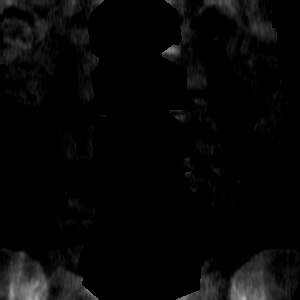
#> input picture operation/CR000004_without_object_filled.png, 300 x 300 px
$ python find_artefacts.py   (older library calls are emulated)
#> lines starting #> are read from the running program, lines starting #| are printed output that depends on the picture; after the words box and inside, x2 and y2 are one past the last pixel; in counts of white or black regions, pixels touching at a corner belong together
# @title
import os
import cv2
import numpy as np


def imread_unicode(path, flags=cv2.IMREAD_COLOR):
    """cv2.imread, работающий с не-ASCII путями (кириллица на Windows)."""
    data = np.fromfile(path, dtype=np.uint8)
    if data.size == 0:
        return None
    return cv2.imdecode(data, flags)

def imwrite_unicode(path, image):
    """cv2.imwrite, работающий с не-ASCII путями (кириллица на Windows)."""
    ext = os.path.splitext(path)[1]
    if not ext:
        ext = ".png"
    success, buf = cv2.imencode(ext, image)
    if not success:
        return False
    try:
        buf.tofile(path)
        return True
    except Exception:
        return False


class BrightComponentsDetector:
    """
    Ищет яркие связные компоненты внутри ROI на двух верхних фрагментах изображения:
      - левый верхний угол: 45% высоты, 47% ширины
      - правый верхний угол: 45% высоты, 47% ширины

    Возвращает True, если хотя бы на одном фрагменте найдены компоненты.

    Пример:
        det = BrightComponentsDetector()
        print(det.detect("path/to/image.jpg"))

        det = BrightComponentsDetector(save_artifacts=True,
                                       artifacts_dir=".../artefacts_img")
        det.detect("path/to/image.jpg")
    """

    def __init__(
        self,
        save_artifacts: bool = False,
        artifacts_dir: str = "test",
        name_start: str = "my",
        # --- фрагменты ---
        fragment_h_ratio: float = 0.45,
        fragment_w_ratio: float = 0.47,
        # --- параметры Canny ---
        canny_low: int = 80,
        canny_high: int = 150,
        # --- параметры ROI ---
        allowed_margin_ratio: float = 0.02,
        min_area: float = 50,
        max_area: float = 10000,
        roi_dilate: int = 5,
        # --- параметры порога яркости ---
        low_bound_min: float = 80,
        low_bound_max: float = 120,
        low_bound_ratio: float = 0.7,
        # --- параметры фильтрации компонент ---
        contrast_bound_large: float = 85,
        contrast_bound_small: float = 65,
        total_len_threshold: float = 600.0,
        # --- параметры подсветки артефакта ---
        highlight_expand_px: int = 30,
    ):
        self.save_artifacts = save_artifacts
        self.artifacts_dir = artifacts_dir
        self.name_start = name_start

        self.fragment_h_ratio = fragment_h_ratio
        self.fragment_w_ratio = fragment_w_ratio

        self.canny_low = canny_low
        self.canny_high = canny_high

        self.allowed_margin_ratio = allowed_margin_ratio
        self.min_area = min_area
        self.max_area = max_area
        self.roi_dilate = roi_dilate

        self.low_bound_min = low_bound_min
        self.low_bound_max = low_bound_max
        self.low_bound_ratio = low_bound_ratio

        self.contrast_bound_large = contrast_bound_large
        self.contrast_bound_small = contrast_bound_small
        self.total_len_threshold = total_len_threshold

        self.highlight_expand_px = highlight_expand_px

    # ------------------------------------------------------------------
    # Вспомогательные метрики
    # ------------------------------------------------------------------
    @staticmethod
    def _sobel_mag(g):
        gx = cv2.Sobel(g, cv2.CV_32F, 1, 0, ksize=3)
        gy = cv2.Sobel(g, cv2.CV_32F, 0, 1, ksize=3)
        return np.sqrt(gx * gx + gy * gy)

    @staticmethod
    def _sharpness_gradient_norm(comp_mask, gray_img, grad):
        k = np.ones((3, 3), np.uint8)
        boundary = cv2.dilate(comp_mask, k) - cv2.erode(comp_mask, k)
        if boundary.sum() == 0:
            return 0.0, 0.0

        inner = cv2.erode(comp_mask, np.ones((3, 3), np.uint8))
        ring_out = cv2.dilate(comp_mask, np.ones((7, 7), np.uint8)) - cv2.dilate(comp_mask, k)

        if inner.sum() == 0 or ring_out.sum() == 0:
            return 0.0, 0.0

        contrast = abs(gray_img[inner > 0].mean() - gray_img[ring_out > 0].mean())
        g_mean = grad[boundary > 0].mean()
        sharp_A = g_mean / (contrast + 1e-6) if contrast > 1e-3 else 0.0
        return float(sharp_A), float(contrast)

    # ------------------------------------------------------------------
    # Внутренние шаги алгоритма (на одном фрагменте)
    # ------------------------------------------------------------------
    def _build_allowed_mask(self, gray):
        _, black_mask = cv2.threshold(gray, 2, 255, cv2.THRESH_BINARY_INV)
        h, w = gray.shape[:2]
        margin = int(round(self.allowed_margin_ratio * max(h, w)))

        mask_contours, _ = cv2.findContours(
            black_mask, cv2.RETR_EXTERNAL, cv2.CHAIN_APPROX_SIMPLE
        )

        forbidden = np.zeros_like(gray)
        cv2.drawContours(forbidden, mask_contours, -1, 255, thickness=cv2.FILLED)

        kernel = cv2.getStructuringElement(
            cv2.MORPH_ELLIPSE, (2 * margin + 1, 2 * margin + 1)
        )
        forbidden_dilated = cv2.dilate(forbidden, kernel)
        allowed = cv2.bitwise_not(forbidden_dilated)
        return allowed

    def _filter_contours(self, gray, allowed):
        blurred = cv2.GaussianBlur(gray, (5, 5), 0)
        edges = cv2.Canny(blurred, self.canny_low, self.canny_high)

        contours, _ = cv2.findContours(
            edges, cv2.RETR_EXTERNAL, cv2.CHAIN_APPROX_SIMPLE
        )

        contours_mask = np.zeros_like(gray)
        cv2.drawContours(contours_mask, contours, -1, 255, thickness=2)
        clipped_mask = cv2.bitwise_and(contours_mask, allowed)

        clipped_contours, _ = cv2.findContours(
            clipped_mask, cv2.RETR_EXTERNAL, cv2.CHAIN_APPROX_SIMPLE
        )

        filtered_contours = [
            c for c in clipped_contours
            if self.min_area <= cv2.contourArea(c) <= self.max_area
        ]

        total_len = sum(cv2.arcLength(c, True) for c in filtered_contours)
        return filtered_contours, total_len

    def _build_roi_mask(self, gray_shape, filtered_contours):
        roi_mask = np.zeros(gray_shape, dtype=np.uint8)
        cv2.drawContours(roi_mask, filtered_contours, -1, 255, thickness=cv2.FILLED)
        kernel_roi = cv2.getStructuringElement(
            cv2.MORPH_ELLIPSE,
            (2 * self.roi_dilate + 1, 2 * self.roi_dilate + 1),
        )
        roi_mask = cv2.dilate(roi_mask, kernel_roi)
        return roi_mask

    def _find_components(self, gray, roi_mask, total_len):
        blur = gray

        max_intensity = gray.max()
        low_bound = max(max_intensity * self.low_bound_ratio, self.low_bound_min)
        low_bound = min(low_bound, self.low_bound_max)

        _, thresh = cv2.threshold(blur, low_bound, 255, cv2.THRESH_BINARY)
        thresh_roi = cv2.bitwise_and(thresh, roi_mask)

        num_labels, labels, stats, centroids = cv2.connectedComponentsWithStats(
            thresh_roi, connectivity=8
        )

        grad = self._sobel_mag(blur)

        if total_len > self.total_len_threshold:
            contrast_bound = self.contrast_bound_large
        else:
            contrast_bound = self.contrast_bound_small

        components = []
        for i in range(1, num_labels):
            x, y, ww, hh, area = stats[i]
            mask = (labels == i)
            if not mask.any():
                continue

            mean_brightness = blur[mask].mean()
            max_brightness = blur[mask].max()

            comp_mask = mask.astype(np.uint8)
            _, contrast = self._sharpness_gradient_norm(comp_mask, blur, grad)

            keep = False
            if (
                mean_brightness < 130
                and 25 < area < 350
                and contrast > contrast_bound - 20
            ):
                keep = True
            elif 20 < area < 350 and contrast > contrast_bound:
                keep = True
            elif max_brightness > 210 and contrast > contrast_bound:
                keep = True

            if keep:
                components.append({
                    "id": i,
                    "area": area,
                    "bbox": (x, y, ww, hh),
                    "mean": float(mean_brightness),
                    "max": float(max_brightness),
                    "centroid": centroids[i],
                    "contrast": float(contrast),
                })

        components.sort(key=lambda c: c["mean"], reverse=True)
        return components, labels

    # ------------------------------------------------------------------
    # Сохранение артефакта для одного фрагмента
    # ------------------------------------------------------------------
    def _save_artifact(self, img_bgr, roi_mask, labels, components, out_path):
        """Подсвечивает локальный ROI (в пределах highlight_expand_px от компонент)."""
        h, w = img_bgr.shape[:2]

        comp_mask = np.zeros((h, w), dtype=np.uint8)
        for c in components:
            comp_mask[labels == c["id"]] = 255

        if self.highlight_expand_px > 0:
            k = 2 * self.highlight_expand_px + 1
            kernel = cv2.getStructuringElement(cv2.MORPH_ELLIPSE, (k, k))
            expanded = cv2.dilate(comp_mask, kernel)
        else:
            expanded = comp_mask.copy()

        local_roi = cv2.bitwise_and(roi_mask, expanded)

        result = img_bgr.copy()

        overlay = result.copy()
        overlay[local_roi > 0] = (0, 255, 255)          # жёлтый
        result = cv2.addWeighted(overlay, 0.30, result, 0.70, 0)

        overlay2 = result.copy()
        overlay2[comp_mask > 0] = (0, 0, 255)           # красный
        result = cv2.addWeighted(overlay2, 0.55, result, 0.45, 0)

        os.makedirs(os.path.dirname(out_path), exist_ok=True)
        cv2.imwrite(out_path, result)

    # ------------------------------------------------------------------
    # Обработка одного фрагмента
    # ------------------------------------------------------------------
    def _process_fragment(self, fragment_bgr, artifact_path=None):
        """Возвращает True, если на фрагменте найдены компоненты."""
        if fragment_bgr is None or fragment_bgr.size == 0:
            return False

        gray = cv2.cvtColor(fragment_bgr, cv2.COLOR_BGR2GRAY)

        allowed = self._build_allowed_mask(gray)
        filtered_contours, total_len = self._filter_contours(gray, allowed)
        roi_mask = self._build_roi_mask(gray.shape, filtered_contours)
        components, labels = self._find_components(gray, roi_mask, total_len)

        self._save_artifact(fragment_bgr, roi_mask, labels, components, artifact_path)

        # if self.save_artifacts and artifact_path is not None and components:
        #     self._save_artifact(fragment_bgr, roi_mask, labels, components, artifact_path)

        return len(components) > 0

    # ------------------------------------------------------------------
    # Публичный API
    # ------------------------------------------------------------------
    def detect(self, image_path: str) -> bool:
        """
        Читает изображение, вырезает два верхних фрагмента (левый и правый),
        прогоняет каждый через алгоритм поиска ярких компонент.
        Возвращает True, если хотя бы на одном фрагменте что-то найдено.
        """
        if not os.path.isfile(image_path):
            raise FileNotFoundError(f"Файл не найден: {image_path}")

        img = imread_unicode(image_path, cv2.IMREAD_COLOR)
#> in imread_unicode, returned value is the input picture: shape (300, 300, 3); min 0, max 176, mean 6.7
        if img is None:
            raise ValueError(f"Не удалось прочитать изображение: {image_path}")

        h, w = img.shape[:2]
#> h = 300; w = 300
        fh = int(round(h * self.fragment_h_ratio))
#> fh = 135
        fw = int(round(w * self.fragment_w_ratio))
#> fw = 141

        # Левый верхний угол
        left_frag = img[0:fh, 0:fw].copy()
        # Правый верхний угол
        right_frag = img[0:fh, w - fw:w].copy()

        base = os.path.splitext(os.path.basename(image_path))[0]

        left_path = (
            os.path.join(self.artifacts_dir, f"{self.name_start}_left.jpg")
            if self.save_artifacts else None
        )
        right_path = (
            os.path.join(self.artifacts_dir, f"{self.name_start}_right.jpg")
            if self.save_artifacts else None
        )

        left_has = self._process_fragment(left_frag, left_path)
#> in _build_allowed_mask, `_, black_mask = cv2.threshold(gray, 2, 255, cv2.THRESH_BINARY_INV)`:
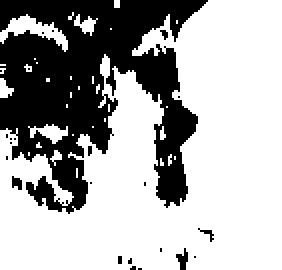
#> black_mask: shape (135, 141) (shown 2 times larger); 67.3% white; 24 black regions (21 under 20 px)
#> in _build_allowed_mask, `mask_contours, _ = cv2.findContours( black_mask, cv2.RETR_EXTERNAL, cv..`: mask_contours = 34 contours, 29 with area under 20; largest, box (x1, y1, x2, y2) and area: (0, 0, 141, 135) 11800, (0, 7, 34, 26) 191, (14, 62, 34, 72) 72, (37, 7, 49, 18) 40, (0, 39, 7, 49) 30
#> in _build_allowed_mask, `cv2.drawContours(forbidden, mask_contours, -1, 255, thickness=cv2.FILL..`: forbidden: shape (135, 141); 67.8% white; 5 black regions (3 under 20 px), largest, box (x1, y1, x2, y2) and area: (0, 0, 104, 107) 6087, (88, 124, 94, 135) 37
#> in _build_allowed_mask, `forbidden_dilated = cv2.dilate(forbidden, kernel)`: forbidden_dilated: shape (135, 141); 84.4% white; 9 black regions (4 under 20 px), largest, box (x1, y1, x2, y2) and area: (0, 0, 100, 65) 2593, (81, 53, 96, 77) 154, (82, 83, 91, 98) 99, (29, 81, 41, 97) 69, (47, 63, 52, 71) 22
#> in _filter_contours, `edges = cv2.Canny(blurred, self.canny_low, self.canny_high)`: edges: shape (135, 141); 0.25% white in thin lines or dots, all inside (x1, y1, x2, y2) = (0, 0, 104, 14)
#> in _filter_contours, `contours, _ = cv2.findContours( edges, cv2.RETR_EXTERNAL, cv2.CHAIN_AP..`: contours = 2 contours, all with area under 20
#> in _filter_contours, `cv2.drawContours(contours_mask, contours, -1, 255, thickness=2)`: contours_mask: shape (135, 141); 0.81% white; 2 white regions, box (x1, y1, x2, y2) and area: (0, 1, 17, 15) 80, (90, 0, 105, 14) 74
#> in _filter_contours, `clipped_mask = cv2.bitwise_and(contours_mask, allowed)`: clipped_mask: shape (135, 141); 0.12% white in thin lines or dots, all inside (x1, y1, x2, y2) = (0, 1, 17, 13)
#> in _filter_contours, `clipped_contours, _ = cv2.findContours( clipped_mask, cv2.RETR_EXTERNA..`: clipped_contours = 4 contours, all with area under 20
#> in _filter_contours, `filtered_contours = [ c for c in clipped_contours if self.min_area <= ..`: filtered_contours = []
#> in _filter_contours, `total_len = sum(cv2.arcLength(c, True) for c in filtered_contours)`: total_len = 0
#> in _process_fragment, `filtered_contours, total_len = self._filter_contours(gray, allowed)`: filtered_contours = []; total_len = 0
#> in _build_roi_mask, `cv2.drawContours(roi_mask, filtered_contours, -1, 255, thickness=cv2.F..`: roi_mask: shape (135, 141); every value is 0
#> in _find_components, `max_intensity = gray.max()`: max_intensity = 86
#> in _find_components, `low_bound = max(max_intensity * self.low_bound_ratio, self.low_bound_m..`: low_bound = 80
#> in _find_components, `_, thresh = cv2.threshold(blur, low_bound, 255, cv2.THRESH_BINARY)`: thresh: shape (135, 141); 0.06% white in thin lines or dots, all inside (x1, y1, x2, y2) = (9, 0, 104, 4)
#> in _find_components, `num_labels, labels, stats, centroids = cv2.connectedComponentsWithStat..`: labels: shape (135, 141) int32; every value is 0
#> in _find_components, `num_labels, labels, stats, centroids = cv2.connectedComponentsWithStat..`: num_labels = 1; stats = [[0, 0, 141, 135, 19035]]; centroids = [[70, 67]]
#> in _sobel_mag, `return np.sqrt(gx * gx + gy * gy)`:
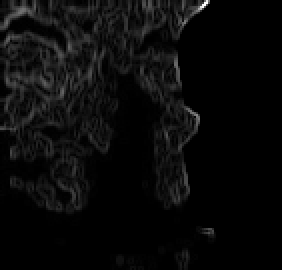
#> returned value: shape (135, 141) float32 (shown 2 times larger); min 0, max 352.2, mean 14.2; drawn with min black and max white
#> after the loop in _find_components, `for i in range(1, num_labels):`: components = []
#> left_has = False
        right_has = self._process_fragment(right_frag, right_path)
#> in _build_allowed_mask (call 2), `_, black_mask = cv2.threshold(gray, 2, 255, cv2.THRESH_BINARY_INV)`:
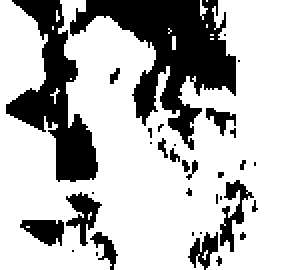
#> black_mask: shape (135, 141) (shown 2 times larger); 71.8% white; 34 black regions (22 under 20 px)
#> in _build_allowed_mask (call 2), `mask_contours, _ = cv2.findContours( black_mask, cv2.RETR_EXTERNAL, cv..`: mask_contours = 13 contours, 12 with area under 20; largest, box (x1, y1, x2, y2) and area: (0, 0, 141, 135) 13894
#> in _build_allowed_mask (call 2), `cv2.drawContours(forbidden, mask_contours, -1, 255, thickness=cv2.FILL..`: forbidden: shape (135, 141); 76.7% white; 4 black regions, box (x1, y1, x2, y2) and area: (35, 0, 118, 75) 2535, (3, 0, 49, 91) 1649, (94, 116, 109, 135) 145, (45, 116, 59, 135) 103
#> in _build_allowed_mask (call 2), `forbidden_dilated = cv2.dilate(forbidden, kernel)`: forbidden_dilated: shape (135, 141); 89.6% white; 9 black regions (3 under 20 px), largest, box (x1, y1, x2, y2) and area: (46, 0, 115, 53) 1196, (30, 64, 46, 88) 288, (6, 47, 31, 61) 177, (23, 19, 36, 45) 133, (10, 0, 27, 14) 106, (70, 39, 76, 56) 54
#> in _filter_contours (call 2), `edges = cv2.Canny(blurred, self.canny_low, self.canny_high)`: edges: shape (135, 141); 0.53% white in thin lines or dots, all inside (x1, y1, x2, y2) = (3, 0, 23, 122)
#> in _filter_contours (call 2), `contours, _ = cv2.findContours( edges, cv2.RETR_EXTERNAL, cv2.CHAIN_AP..`: contours = 3 contours, all with area under 20
#> in _filter_contours (call 2), `cv2.drawContours(contours_mask, contours, -1, 255, thickness=2)`: contours_mask: shape (135, 141); 1.7% white; 3 white regions, box (x1, y1, x2, y2) and area: (2, 44, 23, 63) 202, (5, 0, 21, 13) 77, (14, 116, 24, 123) 40
#> in _filter_contours (call 2), `clipped_mask = cv2.bitwise_and(contours_mask, allowed)`:
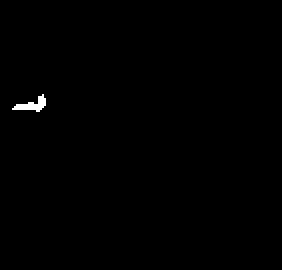
#> clipped_mask: shape (135, 141) (shown 2 times larger); 0.35% white; 1 white region
#> in _filter_contours (call 2), `clipped_contours, _ = cv2.findContours( clipped_mask, cv2.RETR_EXTERNA..`: clipped_contours = 1 contour; box (x1, y1, x2, y2) and area: (6, 47, 23, 56) 46
#> in _find_components (call 2), `_, thresh = cv2.threshold(blur, low_bound, 255, cv2.THRESH_BINARY)`: thresh: shape (135, 141); 0.32% white; 2 white regions (1 under 20 px), largest, box (x1, y1, x2, y2) and area: (4, 46, 18, 53) 57
#> in _sobel_mag (call 2), `gx = cv2.Sobel(g, cv2.CV_32F, 1, 0, ksize=3)`:
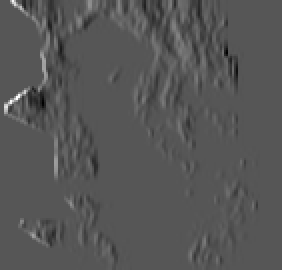
#> gx: shape (135, 141) float32 (shown 2 times larger); min -188, max 367, mean 0; drawn with min black and max white
#> in _sobel_mag (call 2), `gy = cv2.Sobel(g, cv2.CV_32F, 0, 1, ksize=3)`:
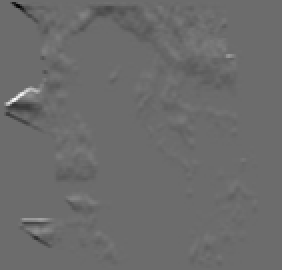
#> gy: shape (135, 141) float32 (shown 2 times larger); min -371, max 502, mean -1.6; drawn with min black and max white
#> in _sobel_mag (call 2), `return np.sqrt(gx * gx + gy * gy)`:
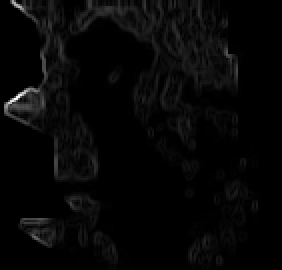
#> returned value: shape (135, 141) float32 (shown 2 times larger); min 0, max 570, mean 15; drawn with min black and max white
#> right_has = False

        return bool(left_has or right_has)


# ----------------------------------------------------------------------
# Пример использования
# ----------------------------------------------------------------------
if __name__ == "__main__":
    detector = BrightComponentsDetector(
        save_artifacts=True,
        artifacts_dir="test",
    )
    result = detector.detect(r"C:\Users\Хозяин\PycharmProjects\bones_hack\spine\CR000004_without_object_filled.jpg")
#> result = False
    print(result)
#| False
